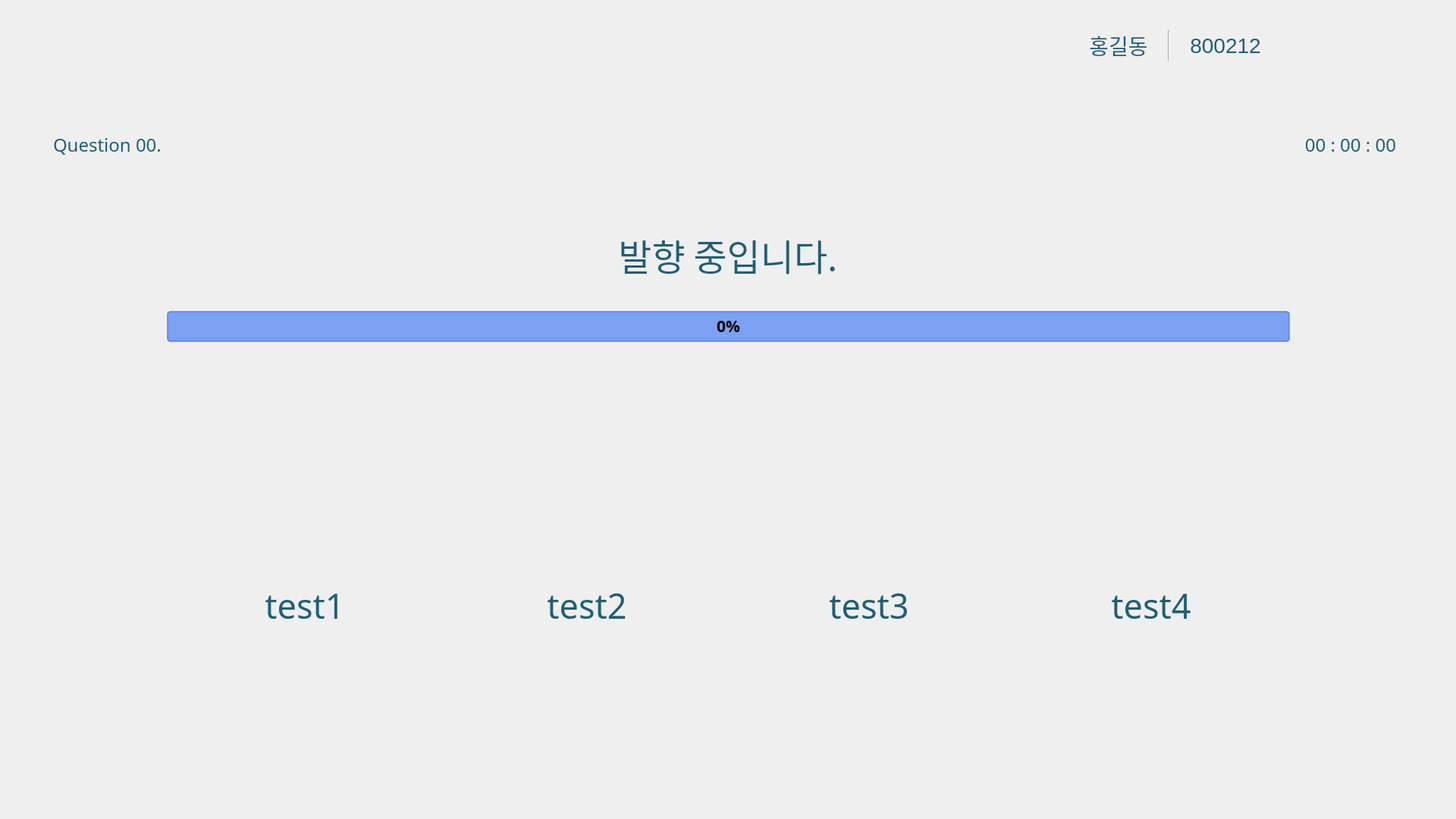
<?xml version="1.0" encoding="UTF-8"?>
<ui version="4.0">
 <class>MainWindow</class>
 <widget class="QMainWindow" name="MainWindow">
  <property name="geometry">
   <rect>
    <x>0</x>
    <y>0</y>
    <width>1920</width>
    <height>1080</height>
   </rect>
  </property>
  <property name="sizePolicy">
   <sizepolicy hsizetype="Maximum" vsizetype="Maximum">
    <horstretch>0</horstretch>
    <verstretch>0</verstretch>
   </sizepolicy>
  </property>
  <property name="maximumSize">
   <size>
    <width>1920</width>
    <height>1080</height>
   </size>
  </property>
  <property name="font">
   <font>
    <family>Malgun Gothic</family>
    <pointsize>16</pointsize>
   </font>
  </property>
  <property name="focusPolicy">
   <enum>Qt::FocusPolicy::NoFocus</enum>
  </property>
  <property name="windowTitle">
   <string>Digital Olfaction Solution</string>
  </property>
  <property name="styleSheet">
   <string notr="true"/>
  </property>
  <widget class="QWidget" name="centralwidget">
   <widget class="QLabel" name="label_background">
    <property name="geometry">
     <rect>
      <x>0</x>
      <y>0</y>
      <width>1920</width>
      <height>1080</height>
     </rect>
    </property>
    <property name="font">
     <font>
      <family>Malgun Gothic</family>
      <pointsize>16</pointsize>
      <bold>false</bold>
     </font>
    </property>
    <property name="styleSheet">
     <string notr="true">QLabel{
	image : url(./ui/images/test/i/bg_response.png);
}</string>
    </property>
    <property name="text">
     <string/>
    </property>
   </widget>
   <widget class="QPushButton" name="pb_retry">
    <property name="geometry">
     <rect>
      <x>25</x>
      <y>933</y>
      <width>320</width>
      <height>130</height>
     </rect>
    </property>
    <property name="font">
     <font>
      <family>Malgun Gothic</family>
      <pointsize>24</pointsize>
     </font>
    </property>
    <property name="styleSheet">
     <string notr="true">QPushButton{
	background-image : url(./ui/images/common_locale/btn_retry.png);
	border : 0px;
}

QPushButton::hover{
	background-image : url(./ui/images/common_locale/btn_retry_over.png);
	border : 0px;
}</string>
    </property>
    <property name="text">
     <string/>
    </property>
   </widget>
   <widget class="QLabel" name="label_guide">
    <property name="geometry">
     <rect>
      <x>35</x>
      <y>240</y>
      <width>1850</width>
      <height>131</height>
     </rect>
    </property>
    <property name="font">
     <font>
      <family>Malgun Gothic</family>
      <pointsize>36</pointsize>
      <italic>false</italic>
      <bold>false</bold>
     </font>
    </property>
    <property name="styleSheet">
     <string notr="true">QLabel{
	font : 36pt;
	color : #205f76;
}</string>
    </property>
    <property name="text">
     <string>&lt;html&gt;&lt;head/&gt;&lt;body&gt;&lt;p align=&quot;center&quot;&gt;발향 중입니다.&lt;/p&gt;&lt;/body&gt;&lt;/html&gt;</string>
    </property>
    <property name="alignment">
     <set>Qt::AlignmentFlag::AlignBottom|Qt::AlignmentFlag::AlignHCenter</set>
    </property>
    <property name="margin">
     <number>0</number>
    </property>
    <property name="indent">
     <number>0</number>
    </property>
   </widget>
   <widget class="QPushButton" name="ui_menu_btn_quit">
    <property name="geometry">
     <rect>
      <x>1807</x>
      <y>13</y>
      <width>96</width>
      <height>96</height>
     </rect>
    </property>
    <property name="sizePolicy">
     <sizepolicy hsizetype="Preferred" vsizetype="Preferred">
      <horstretch>0</horstretch>
      <verstretch>0</verstretch>
     </sizepolicy>
    </property>
    <property name="minimumSize">
     <size>
      <width>40</width>
      <height>40</height>
     </size>
    </property>
    <property name="maximumSize">
     <size>
      <width>16777215</width>
      <height>16777215</height>
     </size>
    </property>
    <property name="font">
     <font>
      <family>Malgun Gothic</family>
      <pointsize>12</pointsize>
     </font>
    </property>
    <property name="styleSheet">
     <string notr="true">QPushButton{
	background-image : url(./ui/images/common/btn_logout.png);
	border : 0px;
}

QPushButton::hover{
	background-image : url(./ui/images/common/btn_logout_over.png);
	border : 0px;
}</string>
    </property>
    <property name="text">
     <string/>
    </property>
   </widget>
   <widget class="QPushButton" name="pb_select_1">
    <property name="geometry">
     <rect>
      <x>222</x>
      <y>499</y>
      <width>360</width>
      <height>260</height>
     </rect>
    </property>
    <property name="sizePolicy">
     <sizepolicy hsizetype="Expanding" vsizetype="Expanding">
      <horstretch>0</horstretch>
      <verstretch>0</verstretch>
     </sizepolicy>
    </property>
    <property name="font">
     <font>
      <family>Malgun Gothic</family>
      <pointsize>36</pointsize>
     </font>
    </property>
    <property name="styleSheet">
     <string notr="true">QPushButton{
	border : 0px;
}</string>
    </property>
    <property name="text">
     <string/>
    </property>
   </widget>
   <widget class="QPushButton" name="pb_select_2">
    <property name="geometry">
     <rect>
      <x>594</x>
      <y>499</y>
      <width>360</width>
      <height>260</height>
     </rect>
    </property>
    <property name="sizePolicy">
     <sizepolicy hsizetype="Expanding" vsizetype="Expanding">
      <horstretch>0</horstretch>
      <verstretch>0</verstretch>
     </sizepolicy>
    </property>
    <property name="font">
     <font>
      <family>Malgun Gothic</family>
      <pointsize>36</pointsize>
     </font>
    </property>
    <property name="styleSheet">
     <string notr="true">QPushButton{
	border : 0px;
}</string>
    </property>
    <property name="text">
     <string/>
    </property>
   </widget>
   <widget class="QPushButton" name="pb_select_3">
    <property name="geometry">
     <rect>
      <x>966</x>
      <y>499</y>
      <width>360</width>
      <height>260</height>
     </rect>
    </property>
    <property name="sizePolicy">
     <sizepolicy hsizetype="Expanding" vsizetype="Expanding">
      <horstretch>0</horstretch>
      <verstretch>0</verstretch>
     </sizepolicy>
    </property>
    <property name="font">
     <font>
      <family>Malgun Gothic</family>
      <pointsize>36</pointsize>
     </font>
    </property>
    <property name="styleSheet">
     <string notr="true">QPushButton{
	border : 0px;
}</string>
    </property>
    <property name="text">
     <string/>
    </property>
   </widget>
   <widget class="QPushButton" name="pb_select_4">
    <property name="geometry">
     <rect>
      <x>1338</x>
      <y>499</y>
      <width>360</width>
      <height>260</height>
     </rect>
    </property>
    <property name="sizePolicy">
     <sizepolicy hsizetype="Expanding" vsizetype="Expanding">
      <horstretch>0</horstretch>
      <verstretch>0</verstretch>
     </sizepolicy>
    </property>
    <property name="font">
     <font>
      <family>Malgun Gothic</family>
      <pointsize>36</pointsize>
     </font>
    </property>
    <property name="styleSheet">
     <string notr="true">QPushButton{
	border : 0px;
}</string>
    </property>
    <property name="text">
     <string/>
    </property>
   </widget>
   <widget class="QLabel" name="label_select_2">
    <property name="geometry">
     <rect>
      <x>594</x>
      <y>769</y>
      <width>360</width>
      <height>61</height>
     </rect>
    </property>
    <property name="font">
     <font>
      <family>Malgun Gothic</family>
      <pointsize>34</pointsize>
      <italic>false</italic>
      <bold>false</bold>
     </font>
    </property>
    <property name="styleSheet">
     <string notr="true">QLabel{
	font : 34pt;
	color : #205f76;
}</string>
    </property>
    <property name="text">
     <string>test2</string>
    </property>
    <property name="alignment">
     <set>Qt::AlignmentFlag::AlignBottom|Qt::AlignmentFlag::AlignHCenter</set>
    </property>
   </widget>
   <widget class="QLabel" name="label_select_3">
    <property name="geometry">
     <rect>
      <x>966</x>
      <y>769</y>
      <width>360</width>
      <height>61</height>
     </rect>
    </property>
    <property name="font">
     <font>
      <family>Malgun Gothic</family>
      <pointsize>34</pointsize>
      <italic>false</italic>
      <bold>false</bold>
     </font>
    </property>
    <property name="styleSheet">
     <string notr="true">QLabel{
	font : 34pt;
	color : #205f76;
}</string>
    </property>
    <property name="text">
     <string>test3</string>
    </property>
    <property name="alignment">
     <set>Qt::AlignmentFlag::AlignBottom|Qt::AlignmentFlag::AlignHCenter</set>
    </property>
   </widget>
   <widget class="QLabel" name="label_select_4">
    <property name="geometry">
     <rect>
      <x>1338</x>
      <y>769</y>
      <width>360</width>
      <height>61</height>
     </rect>
    </property>
    <property name="font">
     <font>
      <family>Malgun Gothic</family>
      <pointsize>34</pointsize>
      <italic>false</italic>
      <bold>false</bold>
     </font>
    </property>
    <property name="styleSheet">
     <string notr="true">QLabel{
	font : 34pt;
	color : #205f76;
}</string>
    </property>
    <property name="text">
     <string>test4</string>
    </property>
    <property name="alignment">
     <set>Qt::AlignmentFlag::AlignBottom|Qt::AlignmentFlag::AlignHCenter</set>
    </property>
   </widget>
   <widget class="QLabel" name="label_select_1">
    <property name="geometry">
     <rect>
      <x>222</x>
      <y>769</y>
      <width>360</width>
      <height>61</height>
     </rect>
    </property>
    <property name="font">
     <font>
      <family>Malgun Gothic</family>
      <pointsize>34</pointsize>
      <italic>false</italic>
      <bold>false</bold>
     </font>
    </property>
    <property name="styleSheet">
     <string notr="true">QLabel{
	font : 34pt;
	color : #205f76;
}</string>
    </property>
    <property name="text">
     <string>test1</string>
    </property>
    <property name="alignment">
     <set>Qt::AlignmentFlag::AlignBottom|Qt::AlignmentFlag::AlignHCenter</set>
    </property>
   </widget>
   <widget class="QLabel" name="label_seq">
    <property name="geometry">
     <rect>
      <x>70</x>
      <y>170</y>
      <width>141</width>
      <height>41</height>
     </rect>
    </property>
    <property name="font">
     <font>
      <family>Malgun Gothic</family>
      <pointsize>18</pointsize>
      <italic>false</italic>
      <bold>false</bold>
     </font>
    </property>
    <property name="styleSheet">
     <string notr="true">QLabel{
	color : #205f76;
	font : 18pt;
}</string>
    </property>
    <property name="text">
     <string>Question 00.</string>
    </property>
    <property name="alignment">
     <set>Qt::AlignmentFlag::AlignLeading|Qt::AlignmentFlag::AlignLeft|Qt::AlignmentFlag::AlignVCenter</set>
    </property>
   </widget>
   <widget class="QProgressBar" name="pg_scent">
    <property name="geometry">
     <rect>
      <x>220</x>
      <y>410</y>
      <width>1481</width>
      <height>41</height>
     </rect>
    </property>
    <property name="font">
     <font>
      <family>Malgun Gothic</family>
      <pointsize>16</pointsize>
      <bold>true</bold>
     </font>
    </property>
    <property name="styleSheet">
     <string notr="true">QProgressBar {
border: 2px solid rgba(77, 127, 243, 180);
border-radius: 5px;
text-align: center;
background-color: rgba(77, 127, 243, 180);
color: black;
}
QProgressBar::chunk {
    background-color: #AAD7DD;
}</string>
    </property>
    <property name="value">
     <number>0</number>
    </property>
   </widget>
   <widget class="QPushButton" name="pb_next">
    <property name="geometry">
     <rect>
      <x>1635</x>
      <y>933</y>
      <width>260</width>
      <height>130</height>
     </rect>
    </property>
    <property name="font">
     <font>
      <family>Malgun Gothic</family>
      <pointsize>24</pointsize>
     </font>
    </property>
    <property name="styleSheet">
     <string notr="true">QPushButton{
	background-image : url(./ui/images/common_locale/btn_next.png);
	border : 0px;
}

QPushButton::hover{
	background-image : url(./ui/images/common_locale/btn_next_over.png);
	border : 0px;
}</string>
    </property>
    <property name="text">
     <string/>
    </property>
   </widget>
   <widget class="QPushButton" name="pb_check_1">
    <property name="geometry">
     <rect>
      <x>222</x>
      <y>499</y>
      <width>360</width>
      <height>260</height>
     </rect>
    </property>
    <property name="sizePolicy">
     <sizepolicy hsizetype="Expanding" vsizetype="Expanding">
      <horstretch>0</horstretch>
      <verstretch>0</verstretch>
     </sizepolicy>
    </property>
    <property name="font">
     <font>
      <family>Malgun Gothic</family>
      <pointsize>36</pointsize>
     </font>
    </property>
    <property name="styleSheet">
     <string notr="true">QPushButton{
	border : 0px;
}</string>
    </property>
    <property name="text">
     <string/>
    </property>
   </widget>
   <widget class="QPushButton" name="pb_check_3">
    <property name="geometry">
     <rect>
      <x>966</x>
      <y>499</y>
      <width>360</width>
      <height>260</height>
     </rect>
    </property>
    <property name="sizePolicy">
     <sizepolicy hsizetype="Expanding" vsizetype="Expanding">
      <horstretch>0</horstretch>
      <verstretch>0</verstretch>
     </sizepolicy>
    </property>
    <property name="font">
     <font>
      <family>Malgun Gothic</family>
      <pointsize>36</pointsize>
     </font>
    </property>
    <property name="styleSheet">
     <string notr="true">QPushButton{
	border : 0px;
}</string>
    </property>
    <property name="text">
     <string/>
    </property>
   </widget>
   <widget class="QPushButton" name="pb_check_4">
    <property name="geometry">
     <rect>
      <x>1338</x>
      <y>499</y>
      <width>360</width>
      <height>260</height>
     </rect>
    </property>
    <property name="sizePolicy">
     <sizepolicy hsizetype="Expanding" vsizetype="Expanding">
      <horstretch>0</horstretch>
      <verstretch>0</verstretch>
     </sizepolicy>
    </property>
    <property name="font">
     <font>
      <family>Malgun Gothic</family>
      <pointsize>36</pointsize>
     </font>
    </property>
    <property name="styleSheet">
     <string notr="true">QPushButton{
	border : 0px;
}</string>
    </property>
    <property name="text">
     <string/>
    </property>
   </widget>
   <widget class="QPushButton" name="pb_check_2">
    <property name="geometry">
     <rect>
      <x>594</x>
      <y>499</y>
      <width>360</width>
      <height>260</height>
     </rect>
    </property>
    <property name="sizePolicy">
     <sizepolicy hsizetype="Expanding" vsizetype="Expanding">
      <horstretch>0</horstretch>
      <verstretch>0</verstretch>
     </sizepolicy>
    </property>
    <property name="font">
     <font>
      <family>Malgun Gothic</family>
      <pointsize>36</pointsize>
     </font>
    </property>
    <property name="styleSheet">
     <string notr="true">QPushButton{
	border : 0px;
}</string>
    </property>
    <property name="text">
     <string/>
    </property>
   </widget>
   <widget class="QLabel" name="label_time">
    <property name="geometry">
     <rect>
      <x>1690</x>
      <y>170</y>
      <width>151</width>
      <height>41</height>
     </rect>
    </property>
    <property name="font">
     <font>
      <family>Malgun Gothic</family>
      <pointsize>18</pointsize>
      <italic>false</italic>
      <bold>false</bold>
     </font>
    </property>
    <property name="styleSheet">
     <string notr="true">QLabel{
	color : #205f76;
	font : 18pt;
}</string>
    </property>
    <property name="text">
     <string>00 : 00 : 00</string>
    </property>
    <property name="alignment">
     <set>Qt::AlignmentFlag::AlignRight|Qt::AlignmentFlag::AlignTrailing|Qt::AlignmentFlag::AlignVCenter</set>
    </property>
   </widget>
   <widget class="QLabel" name="label_next">
    <property name="geometry">
     <rect>
      <x>550</x>
      <y>380</y>
      <width>821</width>
      <height>61</height>
     </rect>
    </property>
    <property name="font">
     <font>
      <family>Malgun Gothic</family>
      <pointsize>24</pointsize>
      <italic>false</italic>
      <bold>false</bold>
     </font>
    </property>
    <property name="styleSheet">
     <string notr="true">QLabel{
	font : 24pt;
	color : #205f76;
}</string>
    </property>
    <property name="text">
     <string/>
    </property>
    <property name="alignment">
     <set>Qt::AlignmentFlag::AlignCenter</set>
    </property>
   </widget>
   <widget class="QPushButton" name="ui_menu_btn_result">
    <property name="geometry">
     <rect>
      <x>1707</x>
      <y>13</y>
      <width>96</width>
      <height>96</height>
     </rect>
    </property>
    <property name="sizePolicy">
     <sizepolicy hsizetype="Preferred" vsizetype="Preferred">
      <horstretch>0</horstretch>
      <verstretch>0</verstretch>
     </sizepolicy>
    </property>
    <property name="minimumSize">
     <size>
      <width>40</width>
      <height>40</height>
     </size>
    </property>
    <property name="maximumSize">
     <size>
      <width>16777215</width>
      <height>16777215</height>
     </size>
    </property>
    <property name="font">
     <font>
      <family>Malgun Gothic</family>
      <pointsize>12</pointsize>
     </font>
    </property>
    <property name="styleSheet">
     <string notr="true">QPushButton{
	background-image : url(./ui/images/common/btn_result.png);
	border : 0px;
}

QPushButton::hover{
	background-image : url(./ui/images/common/btn_result_over.png);
	border : 0px;
}</string>
    </property>
    <property name="text">
     <string/>
    </property>
   </widget>
   <widget class="QWidget" name="widget" native="true">
    <property name="geometry">
     <rect>
      <x>1410</x>
      <y>35</y>
      <width>280</width>
      <height>50</height>
     </rect>
    </property>
    <property name="sizePolicy">
     <sizepolicy hsizetype="Fixed" vsizetype="Fixed">
      <horstretch>0</horstretch>
      <verstretch>0</verstretch>
     </sizepolicy>
    </property>
    <property name="font">
     <font>
      <family>Malgun Gothic</family>
      <pointsize>16</pointsize>
     </font>
    </property>
    <property name="styleSheet">
     <string notr="true">QLabel{
	color : #205f76;
	font : 21pt;
}

Line{
	border : 0px;
	background-color : #205f76;
	margin : 8px 0px;
}</string>
    </property>
    <layout class="QHBoxLayout" name="horizontalLayout_4" stretch="2,1,1">
     <property name="spacing">
      <number>0</number>
     </property>
     <property name="leftMargin">
      <number>0</number>
     </property>
     <property name="topMargin">
      <number>5</number>
     </property>
     <property name="rightMargin">
      <number>0</number>
     </property>
     <property name="bottomMargin">
      <number>5</number>
     </property>
     <item>
      <widget class="QLabel" name="label_name">
       <property name="sizePolicy">
        <sizepolicy hsizetype="Fixed" vsizetype="Preferred">
         <horstretch>0</horstretch>
         <verstretch>0</verstretch>
        </sizepolicy>
       </property>
       <property name="minimumSize">
        <size>
         <width>0</width>
         <height>0</height>
        </size>
       </property>
       <property name="maximumSize">
        <size>
         <width>16777215</width>
         <height>16777215</height>
        </size>
       </property>
       <property name="font">
        <font>
         <pointsize>21</pointsize>
         <italic>false</italic>
         <bold>false</bold>
        </font>
       </property>
       <property name="text">
        <string>홍길동</string>
       </property>
       <property name="alignment">
        <set>Qt::AlignmentFlag::AlignCenter</set>
       </property>
       <property name="indent">
        <number>0</number>
       </property>
      </widget>
     </item>
     <item>
      <widget class="Line" name="line_1">
       <property name="sizePolicy">
        <sizepolicy hsizetype="Fixed" vsizetype="Expanding">
         <horstretch>0</horstretch>
         <verstretch>0</verstretch>
        </sizepolicy>
       </property>
       <property name="orientation">
        <enum>Qt::Orientation::Vertical</enum>
       </property>
      </widget>
     </item>
     <item>
      <widget class="QLabel" name="label_birth_date">
       <property name="sizePolicy">
        <sizepolicy hsizetype="Fixed" vsizetype="Preferred">
         <horstretch>0</horstretch>
         <verstretch>0</verstretch>
        </sizepolicy>
       </property>
       <property name="minimumSize">
        <size>
         <width>0</width>
         <height>0</height>
        </size>
       </property>
       <property name="maximumSize">
        <size>
         <width>16777215</width>
         <height>16777215</height>
        </size>
       </property>
       <property name="font">
        <font>
         <pointsize>21</pointsize>
         <italic>false</italic>
         <bold>false</bold>
        </font>
       </property>
       <property name="text">
        <string>800212</string>
       </property>
       <property name="alignment">
        <set>Qt::AlignmentFlag::AlignCenter</set>
       </property>
       <property name="margin">
        <number>0</number>
       </property>
       <property name="indent">
        <number>-1</number>
       </property>
      </widget>
     </item>
    </layout>
   </widget>
  </widget>
 </widget>
 <resources/>
 <connections/>
</ui>
